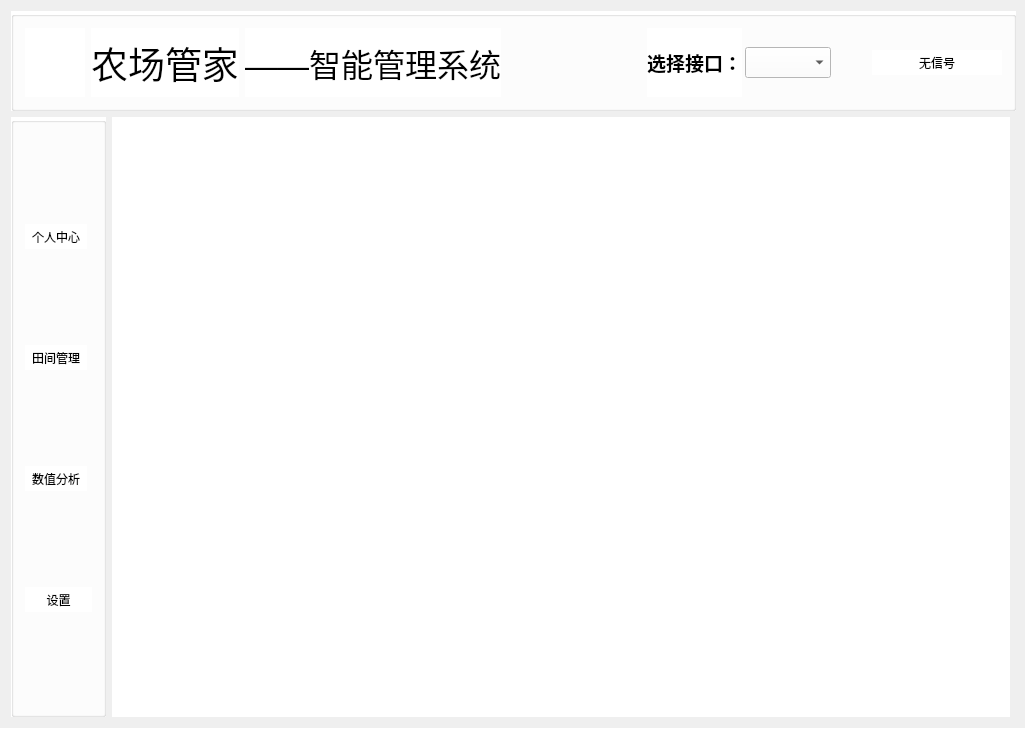
<?xml version="1.0" encoding="UTF-8"?>
<ui version="4.0">
 <class>MainWindow</class>
 <widget class="QMainWindow" name="MainWindow">
  <property name="geometry">
   <rect>
    <x>0</x>
    <y>0</y>
    <width>1025</width>
    <height>669</height>
   </rect>
  </property>
  <property name="minimumSize">
   <size>
    <width>1000</width>
    <height>0</height>
   </size>
  </property>
  <property name="maximumSize">
   <size>
    <width>1300</width>
    <height>768</height>
   </size>
  </property>
  <property name="windowTitle">
   <string>MainWindow</string>
  </property>
  <property name="styleSheet">
   <string notr="true">#MainWindow{border-image: url(:/source/pic/menu_icon.png);}</string>
  </property>
  <widget class="QWidget" name="centralWidget">
   <layout class="QGridLayout" name="gridLayout_3">
    <property name="rightMargin">
     <number>9</number>
    </property>
    <item row="1" column="1">
     <widget class="QStackedWidget" name="stackedWidget_main">
      <property name="styleSheet">
       <string notr="true">background-color: rgb(255, 255, 255);</string>
      </property>
      <property name="currentIndex">
       <number>1</number>
      </property>
      <widget class="QWidget" name="page">
       <widget class="QLabel" name="label_user">
        <property name="geometry">
         <rect>
          <x>10</x>
          <y>20</y>
          <width>76</width>
          <height>22</height>
         </rect>
        </property>
        <property name="font">
         <font>
          <family>Arial</family>
          <pointsize>14</pointsize>
         </font>
        </property>
        <property name="text">
         <string>个人中心</string>
        </property>
       </widget>
       <widget class="QLabel" name="label_7">
        <property name="geometry">
         <rect>
          <x>20</x>
          <y>60</y>
          <width>50</width>
          <height>50</height>
         </rect>
        </property>
        <property name="sizePolicy">
         <sizepolicy hsizetype="Fixed" vsizetype="Fixed">
          <horstretch>0</horstretch>
          <verstretch>0</verstretch>
         </sizepolicy>
        </property>
        <property name="minimumSize">
         <size>
          <width>50</width>
          <height>50</height>
         </size>
        </property>
        <property name="styleSheet">
         <string notr="true">border-image: url(:/source/pic/user.png);</string>
        </property>
        <property name="text">
         <string/>
        </property>
       </widget>
      </widget>
      <widget class="QWidget" name="page_2">
       <layout class="QGridLayout" name="gridLayout_4">
        <item row="0" column="0">
         <widget class="Myfarmer" name="widget_Farmer" native="true">
          <property name="styleSheet">
           <string notr="true"/>
          </property>
         </widget>
        </item>
       </layout>
      </widget>
      <widget class="QWidget" name="page_3">
       <layout class="QGridLayout" name="gridLayout_5">
        <item row="0" column="0">
         <widget class="Excel_Data" name="widget_2" native="true"/>
        </item>
       </layout>
      </widget>
      <widget class="QWidget" name="page_4">
       <layout class="QGridLayout" name="gridLayout">
        <item row="0" column="0">
         <widget class="QTabWidget" name="tabWidget_set">
          <property name="currentIndex">
           <number>0</number>
          </property>
          <widget class="QWidget" name="widget">
           <attribute name="title">
            <string>水井 分配</string>
           </attribute>
           <layout class="QVBoxLayout" name="verticalLayout">
            <item>
             <widget class="QGroupBox" name="groupBox_2">
              <property name="font">
               <font>
                <family>AcadEref</family>
                <pointsize>10</pointsize>
                <weight>75</weight>
                <bold>true</bold>
               </font>
              </property>
              <property name="title">
               <string> 1  号 田</string>
              </property>
              <property name="alignment">
               <set>Qt::AlignLeading|Qt::AlignLeft|Qt::AlignVCenter</set>
              </property>
              <layout class="QHBoxLayout" name="horizontalLayout_2">
               <item>
                <widget class="QLabel" name="label_2">
                 <property name="sizePolicy">
                  <sizepolicy hsizetype="Fixed" vsizetype="Fixed">
                   <horstretch>0</horstretch>
                   <verstretch>0</verstretch>
                  </sizepolicy>
                 </property>
                 <property name="minimumSize">
                  <size>
                   <width>45</width>
                   <height>45</height>
                  </size>
                 </property>
                 <property name="maximumSize">
                  <size>
                   <width>45</width>
                   <height>45</height>
                  </size>
                 </property>
                 <property name="text">
                  <string/>
                 </property>
                 <property name="pixmap">
                  <pixmap resource="pic.qrc">:/source/pic/flower.png</pixmap>
                 </property>
                 <property name="scaledContents">
                  <bool>true</bool>
                 </property>
                </widget>
               </item>
               <item>
                <spacer name="horizontalSpacer_2">
                 <property name="orientation">
                  <enum>Qt::Horizontal</enum>
                 </property>
                 <property name="sizeType">
                  <enum>QSizePolicy::Fixed</enum>
                 </property>
                 <property name="sizeHint" stdset="0">
                  <size>
                   <width>80</width>
                   <height>20</height>
                  </size>
                 </property>
                </spacer>
               </item>
               <item>
                <widget class="QCheckBox" name="checkBox1_1">
                 <property name="font">
                  <font>
                   <family>AcadEref</family>
                   <pointsize>12</pointsize>
                  </font>
                 </property>
                 <property name="text">
                  <string>1号井</string>
                 </property>
                </widget>
               </item>
               <item>
                <widget class="QCheckBox" name="checkBox1_2">
                 <property name="font">
                  <font>
                   <family>AcadEref</family>
                   <pointsize>12</pointsize>
                  </font>
                 </property>
                 <property name="text">
                  <string>2号井</string>
                 </property>
                </widget>
               </item>
               <item>
                <widget class="QCheckBox" name="checkBox1_3">
                 <property name="font">
                  <font>
                   <family>AcadEref</family>
                   <pointsize>12</pointsize>
                  </font>
                 </property>
                 <property name="text">
                  <string>3号井</string>
                 </property>
                </widget>
               </item>
               <item>
                <widget class="QCheckBox" name="checkBox1_4">
                 <property name="font">
                  <font>
                   <family>AcadEref</family>
                   <pointsize>12</pointsize>
                  </font>
                 </property>
                 <property name="text">
                  <string>4号井</string>
                 </property>
                </widget>
               </item>
               <item>
                <widget class="QCheckBox" name="checkBox1_5">
                 <property name="font">
                  <font>
                   <family>AcadEref</family>
                   <pointsize>12</pointsize>
                  </font>
                 </property>
                 <property name="text">
                  <string>5号井</string>
                 </property>
                </widget>
               </item>
              </layout>
             </widget>
            </item>
            <item>
             <widget class="QGroupBox" name="groupBox_3">
              <property name="font">
               <font>
                <family>AcadEref</family>
                <pointsize>10</pointsize>
                <weight>75</weight>
                <bold>true</bold>
               </font>
              </property>
              <property name="title">
               <string> 2  号 田</string>
              </property>
              <property name="alignment">
               <set>Qt::AlignLeading|Qt::AlignLeft|Qt::AlignVCenter</set>
              </property>
              <layout class="QHBoxLayout" name="horizontalLayout_3">
               <item>
                <widget class="QLabel" name="label_6">
                 <property name="sizePolicy">
                  <sizepolicy hsizetype="Fixed" vsizetype="Fixed">
                   <horstretch>0</horstretch>
                   <verstretch>0</verstretch>
                  </sizepolicy>
                 </property>
                 <property name="minimumSize">
                  <size>
                   <width>45</width>
                   <height>45</height>
                  </size>
                 </property>
                 <property name="maximumSize">
                  <size>
                   <width>45</width>
                   <height>45</height>
                  </size>
                 </property>
                 <property name="text">
                  <string/>
                 </property>
                 <property name="pixmap">
                  <pixmap resource="pic.qrc">:/source/pic/flower.png</pixmap>
                 </property>
                 <property name="scaledContents">
                  <bool>true</bool>
                 </property>
                </widget>
               </item>
               <item>
                <spacer name="horizontalSpacer_3">
                 <property name="orientation">
                  <enum>Qt::Horizontal</enum>
                 </property>
                 <property name="sizeType">
                  <enum>QSizePolicy::Fixed</enum>
                 </property>
                 <property name="sizeHint" stdset="0">
                  <size>
                   <width>80</width>
                   <height>20</height>
                  </size>
                 </property>
                </spacer>
               </item>
               <item>
                <widget class="QCheckBox" name="checkBox2_1">
                 <property name="font">
                  <font>
                   <family>AcadEref</family>
                   <pointsize>12</pointsize>
                  </font>
                 </property>
                 <property name="text">
                  <string>1号井</string>
                 </property>
                </widget>
               </item>
               <item>
                <widget class="QCheckBox" name="checkBox2_2">
                 <property name="font">
                  <font>
                   <family>AcadEref</family>
                   <pointsize>12</pointsize>
                  </font>
                 </property>
                 <property name="text">
                  <string>2号井</string>
                 </property>
                </widget>
               </item>
               <item>
                <widget class="QCheckBox" name="checkBox2_3">
                 <property name="font">
                  <font>
                   <family>AcadEref</family>
                   <pointsize>12</pointsize>
                  </font>
                 </property>
                 <property name="text">
                  <string>3号井</string>
                 </property>
                </widget>
               </item>
               <item>
                <widget class="QCheckBox" name="checkBox2_4">
                 <property name="font">
                  <font>
                   <family>AcadEref</family>
                   <pointsize>12</pointsize>
                  </font>
                 </property>
                 <property name="text">
                  <string>4号井</string>
                 </property>
                </widget>
               </item>
               <item>
                <widget class="QCheckBox" name="checkBox2_5">
                 <property name="font">
                  <font>
                   <family>AcadEref</family>
                   <pointsize>12</pointsize>
                  </font>
                 </property>
                 <property name="text">
                  <string>5号井</string>
                 </property>
                </widget>
               </item>
              </layout>
             </widget>
            </item>
            <item>
             <widget class="QGroupBox" name="groupBox_4">
              <property name="font">
               <font>
                <family>AcadEref</family>
                <pointsize>10</pointsize>
                <weight>75</weight>
                <bold>true</bold>
               </font>
              </property>
              <property name="title">
               <string> 3  号 田</string>
              </property>
              <property name="alignment">
               <set>Qt::AlignLeading|Qt::AlignLeft|Qt::AlignVCenter</set>
              </property>
              <layout class="QHBoxLayout" name="horizontalLayout_4">
               <item>
                <widget class="QLabel" name="label_8">
                 <property name="sizePolicy">
                  <sizepolicy hsizetype="Fixed" vsizetype="Fixed">
                   <horstretch>0</horstretch>
                   <verstretch>0</verstretch>
                  </sizepolicy>
                 </property>
                 <property name="minimumSize">
                  <size>
                   <width>45</width>
                   <height>45</height>
                  </size>
                 </property>
                 <property name="maximumSize">
                  <size>
                   <width>45</width>
                   <height>45</height>
                  </size>
                 </property>
                 <property name="text">
                  <string/>
                 </property>
                 <property name="pixmap">
                  <pixmap resource="pic.qrc">:/source/pic/flower.png</pixmap>
                 </property>
                 <property name="scaledContents">
                  <bool>true</bool>
                 </property>
                </widget>
               </item>
               <item>
                <spacer name="horizontalSpacer_4">
                 <property name="orientation">
                  <enum>Qt::Horizontal</enum>
                 </property>
                 <property name="sizeType">
                  <enum>QSizePolicy::Fixed</enum>
                 </property>
                 <property name="sizeHint" stdset="0">
                  <size>
                   <width>80</width>
                   <height>20</height>
                  </size>
                 </property>
                </spacer>
               </item>
               <item>
                <widget class="QCheckBox" name="checkBox3_1">
                 <property name="font">
                  <font>
                   <family>AcadEref</family>
                   <pointsize>12</pointsize>
                  </font>
                 </property>
                 <property name="text">
                  <string>1号井</string>
                 </property>
                </widget>
               </item>
               <item>
                <widget class="QCheckBox" name="checkBox3_2">
                 <property name="font">
                  <font>
                   <family>AcadEref</family>
                   <pointsize>12</pointsize>
                  </font>
                 </property>
                 <property name="text">
                  <string>2号井</string>
                 </property>
                </widget>
               </item>
               <item>
                <widget class="QCheckBox" name="checkBox3_3">
                 <property name="font">
                  <font>
                   <family>AcadEref</family>
                   <pointsize>12</pointsize>
                  </font>
                 </property>
                 <property name="text">
                  <string>3号井</string>
                 </property>
                </widget>
               </item>
               <item>
                <widget class="QCheckBox" name="checkBox3_4">
                 <property name="font">
                  <font>
                   <family>AcadEref</family>
                   <pointsize>12</pointsize>
                  </font>
                 </property>
                 <property name="text">
                  <string>4号井</string>
                 </property>
                </widget>
               </item>
               <item>
                <widget class="QCheckBox" name="checkBox3_5">
                 <property name="font">
                  <font>
                   <family>AcadEref</family>
                   <pointsize>12</pointsize>
                  </font>
                 </property>
                 <property name="text">
                  <string>5号井</string>
                 </property>
                </widget>
               </item>
              </layout>
             </widget>
            </item>
            <item>
             <widget class="QGroupBox" name="groupBox_5">
              <property name="font">
               <font>
                <family>AcadEref</family>
                <pointsize>10</pointsize>
                <weight>75</weight>
                <bold>true</bold>
               </font>
              </property>
              <property name="title">
               <string> 4  号 田</string>
              </property>
              <property name="alignment">
               <set>Qt::AlignLeading|Qt::AlignLeft|Qt::AlignVCenter</set>
              </property>
              <layout class="QHBoxLayout" name="horizontalLayout_5">
               <item>
                <widget class="QLabel" name="label_9">
                 <property name="sizePolicy">
                  <sizepolicy hsizetype="Fixed" vsizetype="Fixed">
                   <horstretch>0</horstretch>
                   <verstretch>0</verstretch>
                  </sizepolicy>
                 </property>
                 <property name="minimumSize">
                  <size>
                   <width>45</width>
                   <height>45</height>
                  </size>
                 </property>
                 <property name="maximumSize">
                  <size>
                   <width>45</width>
                   <height>45</height>
                  </size>
                 </property>
                 <property name="text">
                  <string/>
                 </property>
                 <property name="pixmap">
                  <pixmap resource="pic.qrc">:/source/pic/flower.png</pixmap>
                 </property>
                 <property name="scaledContents">
                  <bool>true</bool>
                 </property>
                </widget>
               </item>
               <item>
                <spacer name="horizontalSpacer_5">
                 <property name="orientation">
                  <enum>Qt::Horizontal</enum>
                 </property>
                 <property name="sizeType">
                  <enum>QSizePolicy::Fixed</enum>
                 </property>
                 <property name="sizeHint" stdset="0">
                  <size>
                   <width>80</width>
                   <height>20</height>
                  </size>
                 </property>
                </spacer>
               </item>
               <item>
                <widget class="QCheckBox" name="checkBox4_1">
                 <property name="font">
                  <font>
                   <family>AcadEref</family>
                   <pointsize>12</pointsize>
                  </font>
                 </property>
                 <property name="text">
                  <string>1号井</string>
                 </property>
                </widget>
               </item>
               <item>
                <widget class="QCheckBox" name="checkBox4_2">
                 <property name="font">
                  <font>
                   <family>AcadEref</family>
                   <pointsize>12</pointsize>
                  </font>
                 </property>
                 <property name="text">
                  <string>2号井</string>
                 </property>
                </widget>
               </item>
               <item>
                <widget class="QCheckBox" name="checkBox4_3">
                 <property name="font">
                  <font>
                   <family>AcadEref</family>
                   <pointsize>12</pointsize>
                  </font>
                 </property>
                 <property name="text">
                  <string>3号井</string>
                 </property>
                </widget>
               </item>
               <item>
                <widget class="QCheckBox" name="checkBox4_4">
                 <property name="font">
                  <font>
                   <family>AcadEref</family>
                   <pointsize>12</pointsize>
                  </font>
                 </property>
                 <property name="text">
                  <string>4号井</string>
                 </property>
                </widget>
               </item>
               <item>
                <widget class="QCheckBox" name="checkBox4_5">
                 <property name="font">
                  <font>
                   <family>AcadEref</family>
                   <pointsize>12</pointsize>
                  </font>
                 </property>
                 <property name="text">
                  <string>5号井</string>
                 </property>
                </widget>
               </item>
              </layout>
             </widget>
            </item>
            <item>
             <widget class="QGroupBox" name="groupBox_6">
              <property name="font">
               <font>
                <family>AcadEref</family>
                <pointsize>10</pointsize>
                <weight>75</weight>
                <bold>true</bold>
               </font>
              </property>
              <property name="title">
               <string> 5  号 田</string>
              </property>
              <property name="alignment">
               <set>Qt::AlignLeading|Qt::AlignLeft|Qt::AlignVCenter</set>
              </property>
              <layout class="QHBoxLayout" name="horizontalLayout_6">
               <item>
                <widget class="QLabel" name="label_10">
                 <property name="sizePolicy">
                  <sizepolicy hsizetype="Fixed" vsizetype="Fixed">
                   <horstretch>0</horstretch>
                   <verstretch>0</verstretch>
                  </sizepolicy>
                 </property>
                 <property name="minimumSize">
                  <size>
                   <width>45</width>
                   <height>45</height>
                  </size>
                 </property>
                 <property name="maximumSize">
                  <size>
                   <width>45</width>
                   <height>45</height>
                  </size>
                 </property>
                 <property name="text">
                  <string/>
                 </property>
                 <property name="pixmap">
                  <pixmap resource="pic.qrc">:/source/pic/flower.png</pixmap>
                 </property>
                 <property name="scaledContents">
                  <bool>true</bool>
                 </property>
                </widget>
               </item>
               <item>
                <spacer name="horizontalSpacer_6">
                 <property name="orientation">
                  <enum>Qt::Horizontal</enum>
                 </property>
                 <property name="sizeType">
                  <enum>QSizePolicy::Fixed</enum>
                 </property>
                 <property name="sizeHint" stdset="0">
                  <size>
                   <width>80</width>
                   <height>20</height>
                  </size>
                 </property>
                </spacer>
               </item>
               <item>
                <widget class="QCheckBox" name="checkBox5_1">
                 <property name="font">
                  <font>
                   <family>AcadEref</family>
                   <pointsize>12</pointsize>
                  </font>
                 </property>
                 <property name="text">
                  <string>1号井</string>
                 </property>
                </widget>
               </item>
               <item>
                <widget class="QCheckBox" name="checkBox5_2">
                 <property name="font">
                  <font>
                   <family>AcadEref</family>
                   <pointsize>12</pointsize>
                  </font>
                 </property>
                 <property name="text">
                  <string>2号井</string>
                 </property>
                </widget>
               </item>
               <item>
                <widget class="QCheckBox" name="checkBox5_3">
                 <property name="font">
                  <font>
                   <family>AcadEref</family>
                   <pointsize>12</pointsize>
                  </font>
                 </property>
                 <property name="text">
                  <string>3号井</string>
                 </property>
                </widget>
               </item>
               <item>
                <widget class="QCheckBox" name="checkBox5_4">
                 <property name="font">
                  <font>
                   <family>AcadEref</family>
                   <pointsize>12</pointsize>
                  </font>
                 </property>
                 <property name="text">
                  <string>4号井</string>
                 </property>
                </widget>
               </item>
               <item>
                <widget class="QCheckBox" name="checkBox5_5">
                 <property name="font">
                  <font>
                   <family>AcadEref</family>
                   <pointsize>12</pointsize>
                  </font>
                 </property>
                 <property name="text">
                  <string>5号井</string>
                 </property>
                </widget>
               </item>
              </layout>
             </widget>
            </item>
            <item>
             <layout class="QHBoxLayout" name="horizontalLayout_7">
              <item>
               <spacer name="horizontalSpacer_7">
                <property name="orientation">
                 <enum>Qt::Horizontal</enum>
                </property>
                <property name="sizeHint" stdset="0">
                 <size>
                  <width>40</width>
                  <height>20</height>
                 </size>
                </property>
               </spacer>
              </item>
              <item>
               <widget class="QPushButton" name="pushButton_set_sure">
                <property name="text">
                 <string>确认</string>
                </property>
               </widget>
              </item>
             </layout>
            </item>
           </layout>
          </widget>
          <widget class="QWidget" name="widget">
           <attribute name="title">
            <string>其他</string>
           </attribute>
          </widget>
         </widget>
        </item>
       </layout>
      </widget>
     </widget>
    </item>
    <item row="1" column="0">
     <widget class="QGroupBox" name="groupBox">
      <property name="styleSheet">
       <string notr="true">background-color: rgb(255, 255, 255);</string>
      </property>
      <property name="title">
       <string/>
      </property>
      <layout class="QVBoxLayout" name="verticalLayout_2">
       <item>
        <widget class="QToolButton" name="toolButton_user">
         <property name="autoFillBackground">
          <bool>false</bool>
         </property>
         <property name="text">
          <string>个人中心</string>
         </property>
         <property name="icon">
          <iconset resource="pic.qrc">
           <normaloff>:/source/pic/sub.png</normaloff>:/source/pic/sub.png</iconset>
         </property>
         <property name="iconSize">
          <size>
           <width>50</width>
           <height>50</height>
          </size>
         </property>
         <property name="checkable">
          <bool>false</bool>
         </property>
         <property name="autoRepeat">
          <bool>false</bool>
         </property>
         <property name="toolButtonStyle">
          <enum>Qt::ToolButtonTextUnderIcon</enum>
         </property>
         <property name="autoRaise">
          <bool>true</bool>
         </property>
        </widget>
       </item>
       <item>
        <widget class="QToolButton" name="toolButton_Manage">
         <property name="autoFillBackground">
          <bool>false</bool>
         </property>
         <property name="text">
          <string>田间管理</string>
         </property>
         <property name="icon">
          <iconset resource="pic.qrc">
           <normaloff>:/source/pic/ufo.png</normaloff>:/source/pic/ufo.png</iconset>
         </property>
         <property name="iconSize">
          <size>
           <width>50</width>
           <height>50</height>
          </size>
         </property>
         <property name="checkable">
          <bool>false</bool>
         </property>
         <property name="autoRepeat">
          <bool>false</bool>
         </property>
         <property name="toolButtonStyle">
          <enum>Qt::ToolButtonTextUnderIcon</enum>
         </property>
         <property name="autoRaise">
          <bool>true</bool>
         </property>
        </widget>
       </item>
       <item>
        <widget class="QToolButton" name="toolButton_Analysis">
         <property name="autoFillBackground">
          <bool>false</bool>
         </property>
         <property name="text">
          <string>数值分析</string>
         </property>
         <property name="icon">
          <iconset resource="pic.qrc">
           <normaloff>:/source/pic/volume.png</normaloff>:/source/pic/volume.png</iconset>
         </property>
         <property name="iconSize">
          <size>
           <width>50</width>
           <height>50</height>
          </size>
         </property>
         <property name="checkable">
          <bool>false</bool>
         </property>
         <property name="autoRepeat">
          <bool>false</bool>
         </property>
         <property name="toolButtonStyle">
          <enum>Qt::ToolButtonTextUnderIcon</enum>
         </property>
         <property name="autoRaise">
          <bool>true</bool>
         </property>
        </widget>
       </item>
       <item>
        <widget class="QToolButton" name="toolButton_set">
         <property name="minimumSize">
          <size>
           <width>67</width>
           <height>0</height>
          </size>
         </property>
         <property name="autoFillBackground">
          <bool>false</bool>
         </property>
         <property name="text">
          <string>设置</string>
         </property>
         <property name="icon">
          <iconset resource="pic.qrc">
           <normaloff>:/source/pic/set.png</normaloff>:/source/pic/set.png</iconset>
         </property>
         <property name="iconSize">
          <size>
           <width>50</width>
           <height>50</height>
          </size>
         </property>
         <property name="checkable">
          <bool>false</bool>
         </property>
         <property name="autoRepeat">
          <bool>false</bool>
         </property>
         <property name="toolButtonStyle">
          <enum>Qt::ToolButtonTextUnderIcon</enum>
         </property>
         <property name="autoRaise">
          <bool>true</bool>
         </property>
        </widget>
       </item>
      </layout>
     </widget>
    </item>
    <item row="0" column="0" colspan="3">
     <widget class="QGroupBox" name="groupBox_menu">
      <property name="sizePolicy">
       <sizepolicy hsizetype="Preferred" vsizetype="Fixed">
        <horstretch>0</horstretch>
        <verstretch>0</verstretch>
       </sizepolicy>
      </property>
      <property name="minimumSize">
       <size>
        <width>980</width>
        <height>100</height>
       </size>
      </property>
      <property name="styleSheet">
       <string notr="true">background-color: rgb(255, 255, 255);</string>
      </property>
      <property name="title">
       <string/>
      </property>
      <layout class="QHBoxLayout" name="horizontalLayout_9">
       <item>
        <widget class="QLabel" name="label_3">
         <property name="minimumSize">
          <size>
           <width>60</width>
           <height>60</height>
          </size>
         </property>
         <property name="maximumSize">
          <size>
           <width>70</width>
           <height>70</height>
          </size>
         </property>
         <property name="styleSheet">
          <string notr="true">border-image: url(:/source/pic/menu_icon.png);</string>
         </property>
         <property name="text">
          <string/>
         </property>
        </widget>
       </item>
       <item>
        <layout class="QHBoxLayout" name="horizontalLayout_8">
         <item>
          <widget class="QLabel" name="label_4">
           <property name="font">
            <font>
             <family>Arial</family>
             <pointsize>28</pointsize>
            </font>
           </property>
           <property name="text">
            <string>农场管家</string>
           </property>
           <property name="scaledContents">
            <bool>true</bool>
           </property>
           <property name="alignment">
            <set>Qt::AlignCenter</set>
           </property>
          </widget>
         </item>
         <item>
          <widget class="QLabel" name="label_5">
           <property name="font">
            <font>
             <family>Arial</family>
             <pointsize>24</pointsize>
            </font>
           </property>
           <property name="text">
            <string>——智能管理系统</string>
           </property>
           <property name="scaledContents">
            <bool>true</bool>
           </property>
          </widget>
         </item>
        </layout>
       </item>
       <item>
        <spacer name="horizontalSpacer">
         <property name="orientation">
          <enum>Qt::Horizontal</enum>
         </property>
         <property name="sizeType">
          <enum>QSizePolicy::Expanding</enum>
         </property>
         <property name="sizeHint" stdset="0">
          <size>
           <width>150</width>
           <height>20</height>
          </size>
         </property>
        </spacer>
       </item>
       <item>
        <layout class="QHBoxLayout" name="horizontalLayout">
         <property name="spacing">
          <number>3</number>
         </property>
         <item>
          <widget class="QLabel" name="label_11">
           <property name="font">
            <font>
             <family>黑体</family>
             <pointsize>14</pointsize>
             <weight>75</weight>
             <bold>true</bold>
            </font>
           </property>
           <property name="text">
            <string>选择接口：</string>
           </property>
          </widget>
         </item>
         <item>
          <widget class="QComboBox" name="comboBox_device">
           <property name="sizePolicy">
            <sizepolicy hsizetype="Preferred" vsizetype="Fixed">
             <horstretch>0</horstretch>
             <verstretch>0</verstretch>
            </sizepolicy>
           </property>
           <property name="font">
            <font>
             <family>黑体</family>
             <pointsize>12</pointsize>
            </font>
           </property>
           <property name="editable">
            <bool>false</bool>
           </property>
          </widget>
         </item>
        </layout>
       </item>
       <item>
        <spacer name="horizontalSpacer_9">
         <property name="orientation">
          <enum>Qt::Horizontal</enum>
         </property>
         <property name="sizeType">
          <enum>QSizePolicy::Fixed</enum>
         </property>
         <property name="sizeHint" stdset="0">
          <size>
           <width>35</width>
           <height>20</height>
          </size>
         </property>
        </spacer>
       </item>
       <item>
        <widget class="QToolButton" name="toolButton_connect">
         <property name="minimumSize">
          <size>
           <width>130</width>
           <height>0</height>
          </size>
         </property>
         <property name="text">
          <string>无信号</string>
         </property>
         <property name="icon">
          <iconset resource="pic.qrc">
           <normaloff>:/source/pic/disconnet.png</normaloff>
           <normalon>:/source/pic/connect.png</normalon>:/source/pic/disconnet.png</iconset>
         </property>
         <property name="iconSize">
          <size>
           <width>50</width>
           <height>50</height>
          </size>
         </property>
         <property name="checkable">
          <bool>false</bool>
         </property>
         <property name="toolButtonStyle">
          <enum>Qt::ToolButtonTextBesideIcon</enum>
         </property>
         <property name="autoRaise">
          <bool>true</bool>
         </property>
        </widget>
       </item>
      </layout>
     </widget>
    </item>
   </layout>
  </widget>
  <widget class="QStatusBar" name="statusBar">
   <property name="styleSheet">
    <string notr="true">background-color: rgb(255, 255, 255);</string>
   </property>
  </widget>
 </widget>
 <layoutdefault spacing="6" margin="11"/>
 <customwidgets>
  <customwidget>
   <class>Myfarmer</class>
   <extends>QWidget</extends>
   <header>myfarmer.h</header>
   <container>1</container>
  </customwidget>
  <customwidget>
   <class>Excel_Data</class>
   <extends>QWidget</extends>
   <header location="global">excel_data.h</header>
   <container>1</container>
  </customwidget>
 </customwidgets>
 <resources>
  <include location="pic.qrc"/>
 </resources>
 <connections/>
</ui>
